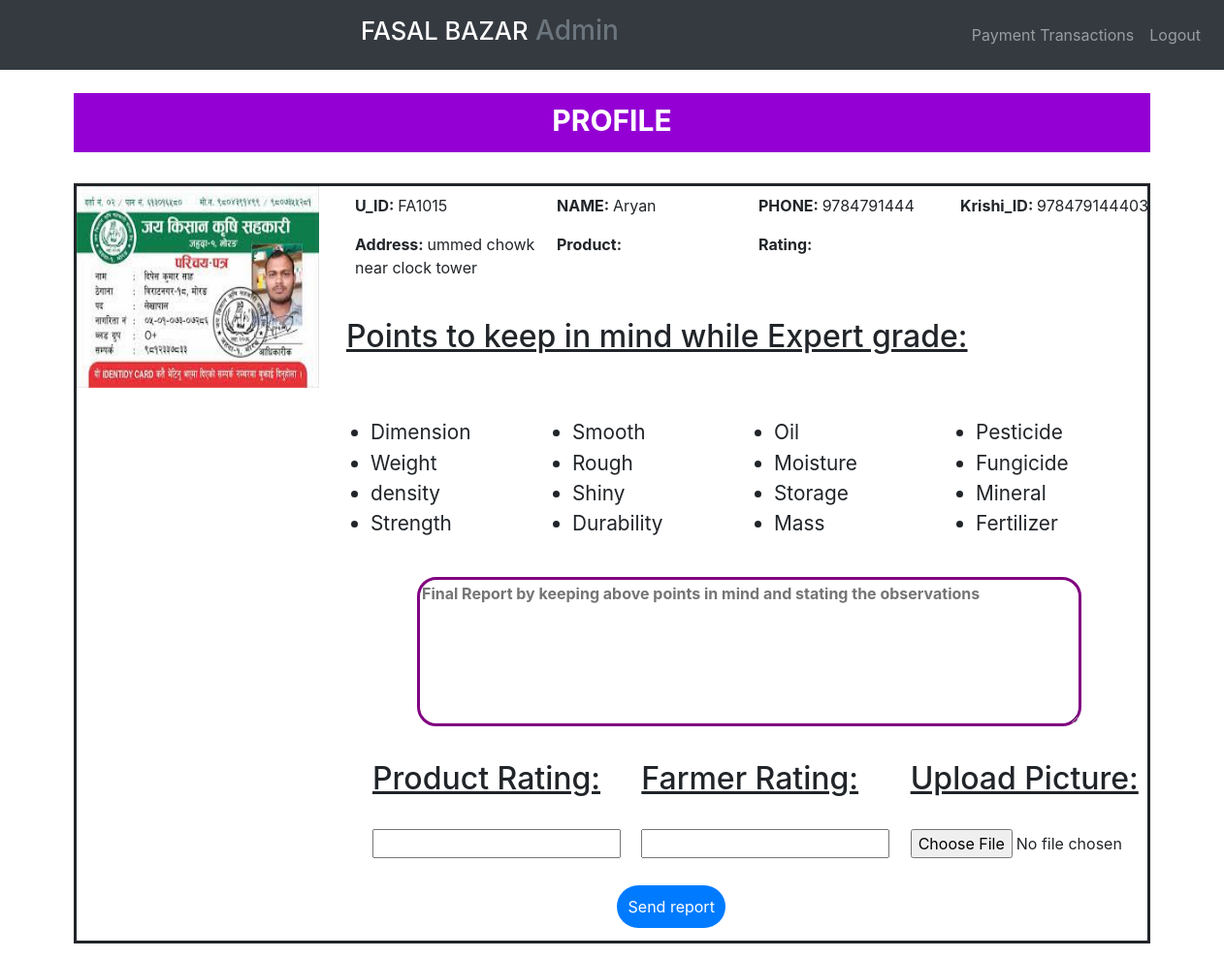
The app's page /admin/fprofile.php?uid=1015 with its own data.
### tables this page shows
CREATE TABLE `farmersignup` (
  `uid` int(11) NOT NULL,
  `type` varchar(2) NOT NULL,
  `name` varchar(45) NOT NULL,
  `phone` bigint(12) NOT NULL,
  `krishi_id_no` bigint(12) NOT NULL,
  `krishi_img` varchar(50) NOT NULL,
  `password` varchar(40) NOT NULL,
  `address` varchar(100) NOT NULL,
  `profile_pic` varchar(70) DEFAULT NULL
);

### admin/fprofile.php (the view, shortened to what this page needs)
<!DOCTYPE html>
<html>
<head>
  <link rel='stylesheet' href='https://cdn.jsdelivr.net/npm/bootstrap@4.6.1/dist/css/bootstrap.min.css'>
  <link rel='stylesheet' type='text/css' href='fprofile.css'>
</head>
<body>
<nav class='navbar navbar-expand-sm bg-dark navbar-dark fixed-top navbar-brand-center'>
  	<h1 class='navbar-brand mx-auto' style='font-size:1.6em'>FASAL BAZAR<small class='text-muted h3'> Admin</small></h1>
  <ul class='navbar-nav' id='bottomul'>
  	<li class='nav-item'> <a class='nav-link' href='http://krishi.rf.gd/admin/Admin_payment.php'>Payment Transactions</a> </li>
  	<li class='nav-item'> <a class='nav-link' href='/logout.php'>Logout</a> </li>
  </ul>
</nav>
<div class='container'>
  <div class='detailsr1'>
      <p id='head'>PROFILE</p>
  </div>
<div class='squa'>
 <?php
  include('fn.php');
        $unique=$_GET['uid'];
        $qr1="SELECT * FROM farmersignup WHERE uid=$unique";
        $quer1=mysqli_query($con,$qr1)or die("error insertion in name");
        $row1=mysqli_fetch_array($quer1);
        $name = $row1['name'];
        $phone = $row1['phone'];
        $k_no = $row1['krishi_id_no'];
        $img = $row1['krishi_img'];
        $address = $row1['address'];
        $rating=$_GET['rating'];
        $pname = $_GET['pname'];
    echo
    " <div class='leftitem'>
    <img src='/farmer/$img'>
      </div>
   <div class='row' id='r1'>
        <div class='col-3' id='col1'>
          <p><b>U_ID: </b>FA$unique</p>
        </div>
        <div class='col-3' id='col2'>
          <p><b>NAME: </b>" .$name. "</p>
        </div>
          <div class='col-3' id='col3'>
          <p><b>PHONE: </b>".$phone."</p>
        </div>
        <div class='col-3' id='col4'>
          <p><b>Krishi_ID: </b>".$k_no."</p>
        </div>
        </div>
  <div class='row' id='r2'>
           <div class='col-3' id='col1'>
             <p><b>Address: </b>".$address."</p>
        </div>
        <div class='col-3' id='col2'>
          <p><b>Product: </b>$pname</p>
        </div>
          <div class='col-3' id='col3'>
          <p><b>Rating: </b>$rating</p>
        </div>
  </div>
  ";
?>
  <div class="row" id="r3">
  <div class="col-12"><h2><u>Points to keep in mind while Expert grade:</u></h2></div>
    <div class="col-3">
    <ul class="ul">
      <li>Dimension</li>
      <li>Weight</li>
      <li>density</li>
      <li>Strength</li>
    </ul>
    </div>
    <div class="col-3">
      <ul class="ul">
      <li>Smooth</li>
      <li>Rough</li>
      <li>Shiny</li>
      <li>Durability</li>
    </ul>
    </div>
    <div class="col-3">
      <ul class="ul">
      <li>Oil</li>
      <li>Moisture</li>
      <li>Storage</li>
      <li>Mass</li>
    </ul>
    </div>
    <div class="col-3">
      <ul class="ul">
      <li>Pesticide</li>
      <li>Fungicide</li>
      <li>Mineral</li>
      <li>Fertilizer</li>
    </ul>
    </div></div>
  <center>
    <form method="post" enctype="multipart/form-data">
    <div class="col-4">
    <textarea class="textarea" id="ta" rows="6" cols="60" name="textar" placeholder="Final Report by keeping above points in mind and stating the observations"></textarea>
</div>
</div>
<div class="row" id="r5">
  <div class="col-4">
    <h2><u>Product Rating:</u></h2><br>
    <input type="text" name="u1" id="u1" required>
  </div>
<div class="col-4">
  <h2><u>Farmer Rating:</u></h2><br>
  <input type="text" name="u2" id="u2" required>
</div>
<div class="col-4">
  <h2><u>Upload Picture:</u></h2><br>
  <input type="file" name="u3" required>
</div>
</div>
<div class="row" id="r6">
  <button type="submit" class='btn-primary' style='border:none;text-decoration: none;' value='$id' name='sb'>Send report</button>
</div>
</div>
</body>
</html>

### admin/fprofile.css (style rules this page uses)
.detailsr1 { display: flex; position: relative; top:6em; background-color:darkviolet; align-items: center; justify-content: center; }
#head { position: relative; font-size:30px; font-weight: bolder; color: white; top:0.2em; }
.squa { position: relative; top:8em; }
.leftitem>img { height:13em; width:15.6em; }
.row { float: right; bottom:16em; width: 52em; position: relative; }
.col-3 { width:10em; padding:0; position: relative; top:3.5em; }
.squa { height:49em; border: 0.2em solid ; }
#r3 { position: relative; bottom:11em; left:-1.5em; }
.leftitem { width:15.8em; }
.ul { font-size:1.3em; }
textarea { position: relative; top:-6em; left:-3.5em; border:0.2em solid purple; border-radius:20px; font-weight: bolder; }
#r5 { position: relative; top:-3.8em; display: flex; }
#r6 { position: relative; top:-2em; display: flex; justify-content: center; right:5.8em; }
button { padding: 10px; border-radius:25px; width:7em; border: none; }
form { width:60em; }

### records on screen
farmersignup: krishi_img (picture), name "Aryan", phone "9784791444", krishi_id_no "978479144403", address "ummed chowk near clock tower"

### other values on screen
$unique "1015"
